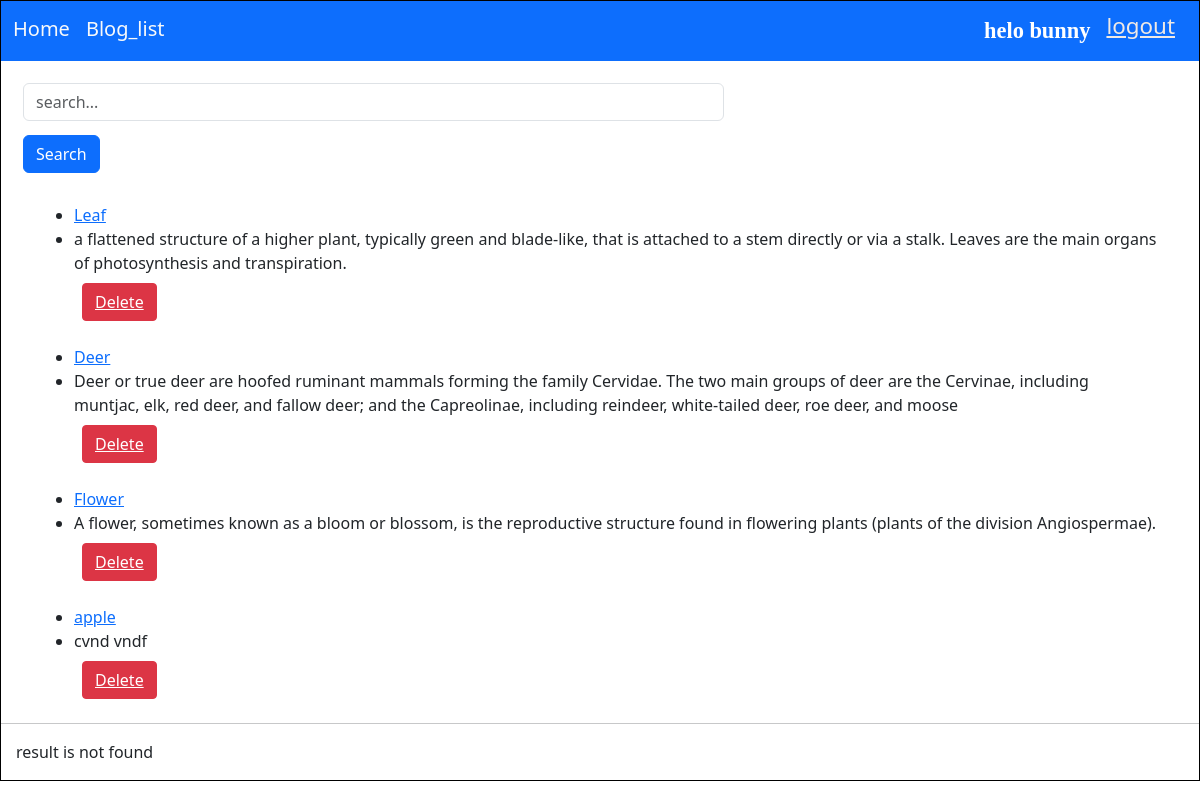
The app's page /page/ (signed in) with its own data.
### blog/models.py (models this page shows, shortened)
class Post(models.Model):
    title = models.CharField(max_length=80)
    image = models.ImageField(upload_to='images/')
    content = models.TextField()
    author = models.CharField(max_length=100)
    created_at = models.DateTimeField(default= datetime.now)
    deleted_at = models.DateTimeField(default= datetime.now)

### blog/views.py (the view)
# urls.py: path('page/',page,name = 'page_list'),
def page(request):
    data = Post.objects.all()
    context = {'data': data}
    return render(request,'page.html',context)

### templates/page.html (shortened to what this page needs)
<!DOCTYPE html>
<html lang="en">
<head>
    <link href="https://cdn.jsdelivr.net/npm/bootstrap@5.3.0-alpha3/dist/css/bootstrap.min.css" rel="stylesheet">
</head>
<body>
    <div style="border: solid black 1px;" >
        <nav class="navbar bg-primary" data-bs-theme="dark" >
            <div style="flex-direction: row; display: flex;  width: 100%;">
              <div class="container-fluid" style="display: flex;flex-direction: row;">
                <a class="navbar-brand text-light" href="{%url 'home'%}">Home</a>
                <a class="navbar-brand text-light"  href = "{% url 'page_list' %}">Blog_list</a>
              </div>
                <div style="display: flex; justify-content: space-evenly; flex-direction: row; margin-right: 2vw;">
                  <span class="navbar-brand" style=" font-family: cursive;font-weight: bold; color: white;font-size: 1.4em;" >helo {{request.user}}</span>
                  <a href="{% url 'logout'%}"  style="color: rgb(239, 233, 229); font-size: 1.4em; ">logout</a>
                </div>
            </div>
          </nav>
    <div style="padding:15px;">
        <form class="form-label" action="{% url 'search'%}" method="GET">
            <input type="text" style="margin: 7px;width: 60%;" class="form-control me-2" style="width: 60%;" placeholder="search..." autocomplete="off" name = 'q'/>
            <button type="submit" style="margin: 7px;" class="btn btn-primary">Search</button>
        </form>
    </div>
    <div class="container">
        {%for item in data%}
            <ul>
                <li class="text"><a href="{% url 'blog_page' item.id%}">{{item.title}}</a></li>
                <li>{{item.content}}</li>
                <button class="btn btn-danger" style="border-radius: 4px;margin: 8px;"><a href="{% url 'delete' item.id%}" style="color: white;">Delete</a></button> <br>
            </ul>
        {%endfor%}
    </div>
    <hr/>
    <div class='row' style="padding-left: 15px;">
            {% if filter_posts %}
            <h2>Search Result</h2>
            <div style="margin: 8px;">
                <ul>
                    {%for item in filter_posts %}
                        <li>
                            <span style="color: rgb(41, 41, 198);"><a href="{% url 'blog_page' item.id%}">{{item.title}}</a></span><br/>
                            <span>{{item.content}}</span><br/>
                            <button class="btn btn-danger" style="border-radius: 4px;margin: 8px;"><a href="{% url 'delete' item.id%}" style="color: white;">Delete</a></button>
                        </li>
                        <hr/>
                    {% endfor %}
                </ul>
            </div>
            {% else %}
                    <p>result is not found</p>
            {% endif %}
    </div>
    </div>
</body>
</html>

### records on screen
Post: title "Leaf", content "a flattened structure of a higher plant, typically green and blade-like, that is attached to a stem directly or via a stalk. Leaves are the main organs of photosynthesis and transpiration."
Post: title "Deer", content "Deer or true deer are hoofed ruminant mammals forming the family Cervidae. The two main groups of deer are the Cervinae, including muntjac, elk, red deer, and fallow deer; and the Capreolinae, including reindeer, white-tailed deer, roe deer, and moose"
Post: title "Flower", content "A flower, sometimes known as a bloom or blossom, is the reproductive structure found in flowering plants (plants of the division Angiospermae)."
Post: title "apple", content "cvnd vndf"

### other values on screen
{{ request.user }} "bunny"
